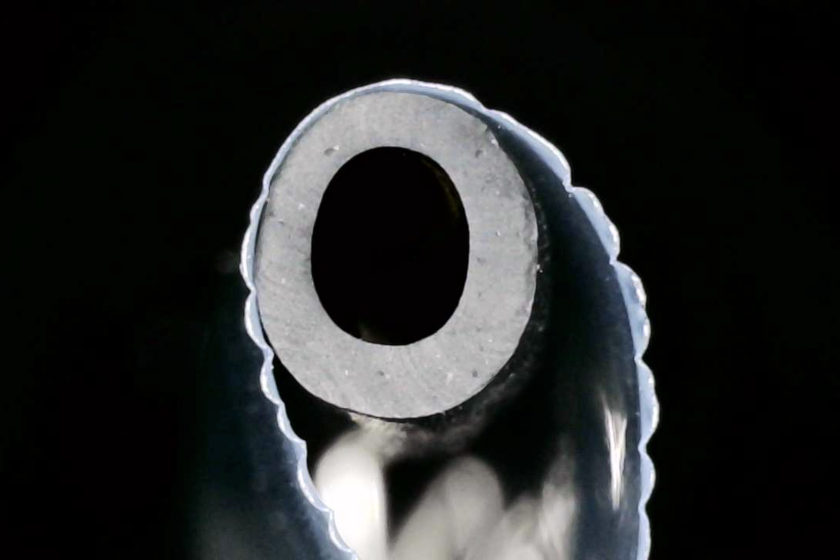
%> input picture SideViewPseudoNerveTube.jpg, 2520 x 1680 px (shown at 1/3 size)
$ octave Cross_Sectional_View_Code_v1.1.m   (GNU Octave 9; MATLAB toolbox functions it lacks are replaced by stand-ins)
%> lines starting %> are read from the running program, lines starting %| are printed output that depends on the picture; in (x1, y1, x2, y2) boxes, pixels count from 0 and x2, y2 are one past the last pixel; in counts of white or black regions, pixels touching at a corner belong together; the program's own positions count from 1
% Code to measure conformability angle from an elliptical cross section
clc; clear;

% Import image and convert to grayscale
import =imread('SideViewPseudoNerveTube.jpg');
%> import is the input picture: size 1680x2520x3 uint8; mean R, G, B 38.1, 39.8, 39.7
nerve_grayscale = im2gray(import);

% Find image size and detect circular cross-section of the nerve, including radii and center data
size = size(nerve_grayscale);
%> size = [1680 2520]
[centers, radii] = imfindcircles(nerve_grayscale,[350,400],"ObjectPolarity","bright","Sensitivity",0.99);
%> centers = [1181.8 872.6; 1188.5 624; 1580.6 1621.2; 1421.4 714.8; 1474.4 1354.7; 2199.9 1300.2; 1625.9 1193.6]; radii = [391.9; 386; 369.9; 370.1; 392.6; 373; 357.3]
x1 = centers(1,1);
%> x1 = 1181.8
y1 = centers(1,2);
%> y1 = 872.6
x2 = centers(2,1);
%> x2 = 1188.5
y2= centers(2,2);
%> y2 = 624

% Show image with detected circles to validate
figure
imshow(nerve_grayscale);
viscircles(centers, radii,'EdgeColor','b');
hold on
axis on
plot(x1,y1,'ro',x2,y2,'ro','LineWidth',2);

% Plot a vertical line through circle's center using the centers
m = (y2-y1)/(x2-x1);
%> m = -37.14
intercept = (size(1)-y1) - (m*x1);
%> intercept = 44704.2
im_width = 1:1:size(2);
%> im_width = 2520 values from 1 to 2520
mid_line_y = (m*im_width + intercept);
%> mid_line_y = 2520 values, max 44667.1 at index 1, min -48897 at index 2520, mean -2115
plot(im_width,mid_line_y,'g','LineWidth',3);

% Find top and bottom points where this vertical line intersects with
% circular cross-sections
top_x = x2 + radii(2)*sqrt(1/(1+m^2));
%> top_x = 1198.9
top_y = y2 + m*radii(2)*sqrt(1/(1+m^2));
%> top_y = 238.1
plot(top_x,top_y,'go','LineWidth',2);
bottom_x = x1 - radii(1)*sqrt(1/(1+m^2));
%> bottom_x = 1171.3
bottom_y = y1 - m*radii(1)*sqrt(1/(1+m^2));
%> bottom_y = 1264.3
plot(bottom_x,bottom_y,'go','LineWidth',2);

% Plot horizontal lines that pass through these points
top_line_m = -1/m;
%> top_line_m = 0.0269
top_line_int = top_y - top_line_m*top_x;
%> top_line_int = 205.9
top_line_y = (top_line_m*im_width + top_line_int);
%> top_line_y = 2520 values from 205.9 to 273.7
plot(im_width,top_line_y,'b','LineWidth',3);
bottom_line_m = -1/m;
%> bottom_line_m = 0.0269
bottom_line_int = bottom_y - bottom_line_m*bottom_x;
%> bottom_line_int = 1232.8
bottom_line_y = (bottom_line_m*im_width + bottom_line_int);
%> bottom_line_y = 2520 values from 1232.8 to 1300.7
plot(im_width,bottom_line_y,'b','LineWidth',3);

% Plot horizontal line that passes through the midpoint of the circles'
% centers
x_midpoint = (x1+x2)/2;
%> x_midpoint = 1185.2
y_midpoint= (y1+y2)/2;
%> y_midpoint = 748.3
midpoint_int = y_midpoint - top_line_m*x_midpoint;
%> midpoint_int = 716.4
midpoint_line_y = im_width*top_line_m + midpoint_int;
%> midpoint_line_y = 2520 values from 716.4 to 784.2
plot(im_width,midpoint_line_y,'g','LineWidth',3);
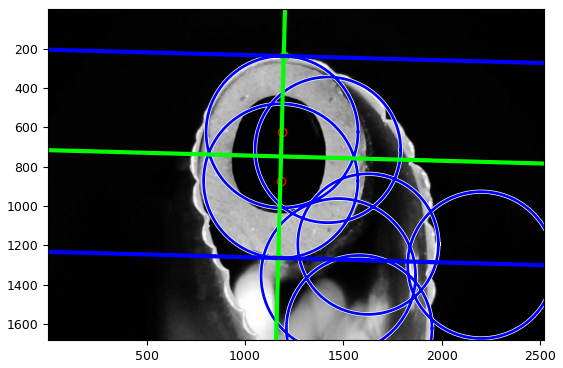
%> figure redrawn from the program's plot data

%%%%%%%%%%%%%%%%%%%%%%%%%%%%%%%%%%%%%%%%%%%%%%%%%%%%%%%%%%%%%%%%%%%%%%%%%%%

% Show a binarized image for easier visibility
BW = imbinarize(nerve_grayscale,0.5);
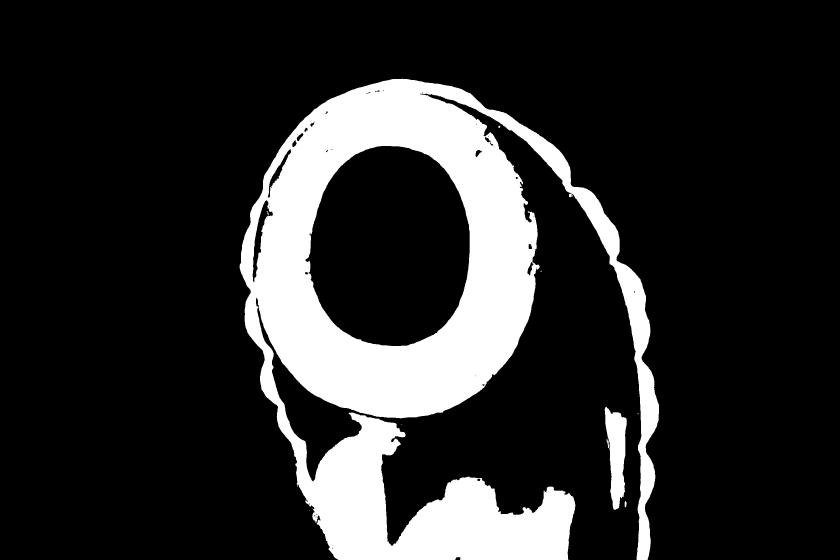
%> BW: size 1680x2520 logical (shown at 1/3 size); 17.2% white; 14 white regions (9 under 20 px), largest, box (x1, y1, x2, y2) and area: (719, 236, 1977, 1680) 714842, (1814, 1220, 1880, 1530) 12831, (1874, 1503, 1880, 1522) 86, (799, 634, 807, 644) 30, (1495, 377, 1501, 384) 29
figure
imshow(BW);
hold on
axis on

% Plot same points and lines as those in the grayscale image
plot(x1,y1,'ro',x2,y2,'ro','LineWidth',3);
plot(im_width,mid_line_y,'g','LineWidth',3);
plot(top_x,top_y,'go','LineWidth',3);
plot(bottom_x,bottom_y,'go','LineWidth',3);
plot(im_width,top_line_y,'b','LineWidth',3);
plot(im_width,bottom_line_y,'b','LineWidth',3);
plot(im_width,midpoint_line_y,'g','LineWidth',3);
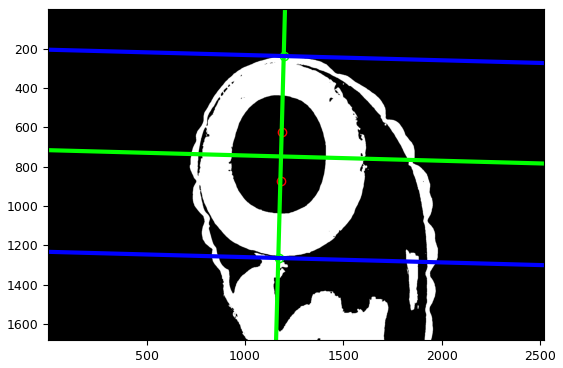
%> figure redrawn from the program's plot data

% User selects two points on each side of nerve wrap where wrap meets the
% horizontal lines. First two should be on the left side and second two
% should be on thr right. User needs to click enter after each pair of
% points
%> (the run ends here)
